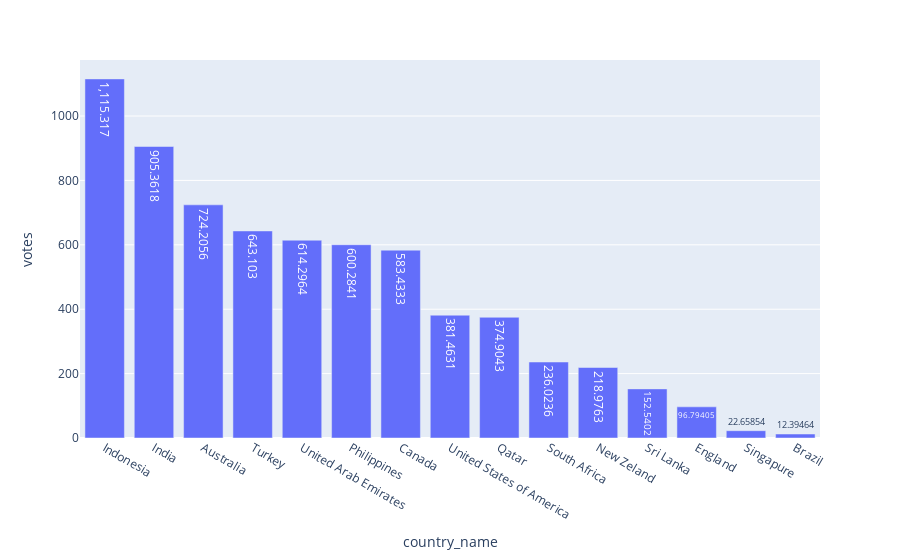

Notebook source saved alongside this figure:
### Code cell
px.bar(df_aux, x='country_name', y='votes', text_auto=True)

### Figure 1 — Plotly figure (JSON) as saved in the notebook; plotly's stock layout.template omitted (floating-point values rounded to 4 significant figures)
{"data": [{"alignmentgroup": "True", "hovertemplate": "country_name=%{x}<br>votes=%{y}<extra></extra>", "legendgroup": "", "marker": {"color": "#636efa", "pattern": {"shape": ""}}, "name": "", "offsetgroup": "", "orientation": "v", "showlegend": false, "textposition": "auto", "texttemplate": "%{y}", "type": "bar", "x": ["Indonesia", "India", "Australia", "Turkey", "United Arab Emirates", "Philippines", "Canada", "United States of America", "Qatar", "South Africa", "New Zeland", "Sri Lanka", "England", "Singapure", "Brazil"], "xaxis": "x", "y": [1115.0, 905.4, 724.2, 643.1, 614.3, 600.3, 583.4, 381.5, 374.9, 236.0, 219.0, 152.5, 96.79, 22.66, 12.39], "yaxis": "y"}], "layout": {"barmode": "relative", "legend": {"tracegroupgap": 0}, "margin": {"t": 60}, "xaxis": {"anchor": "y", "domain": [0, 1], "title": {"text": "country_name"}}, "yaxis": {"anchor": "x", "domain": [0, 1], "title": {"text": "votes"}}}}
